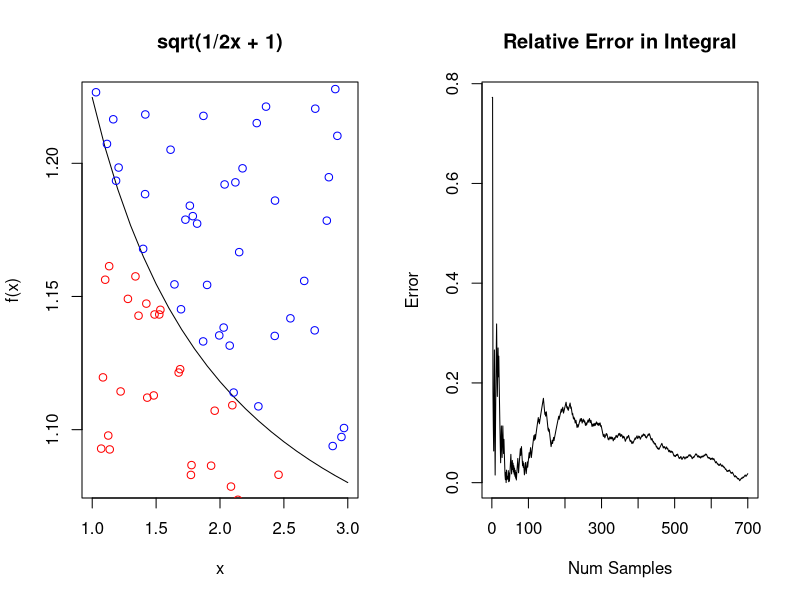
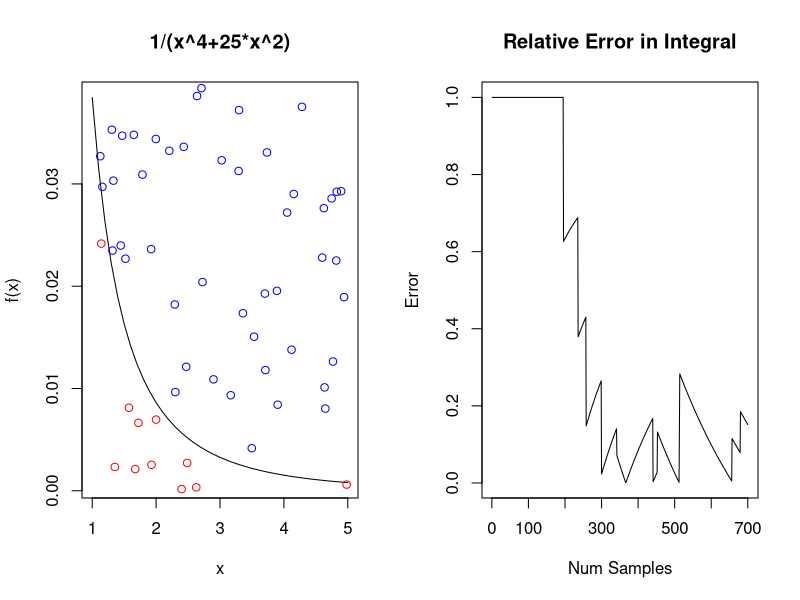
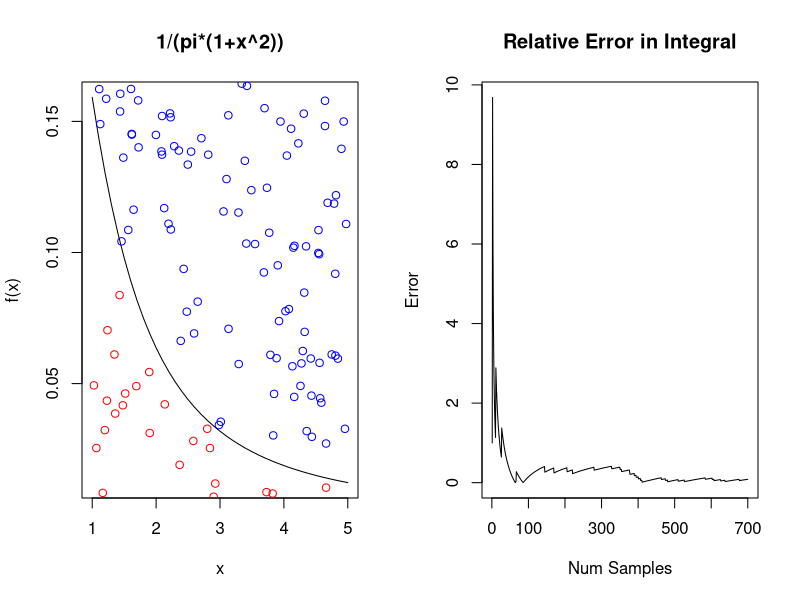

R code for these plots, in order:
#question1 ################################################################
#Monte Carlo Integration 1-Dimension

#Goal: Write a Monte Carlo integrator for a 1D Function
#      (1) Calculus (By Hand)
#      (2) Numerical Integration (R Tools)
#      (3) Monte Carlo Integration

#Function Under Consideration:
#f(x) = sqrt(1/(2*x) + 1)
#Interval: 1 to 3

integrand <- function(x) {sqrt(1/(2*x) + 1)} #<-- Will change based on function

minX = 1;
maxX = 3;


minY = 0;
maxY = 2;

# Set minY and maxY to the min max values of the integrand
#samples = integrand(seq(minX,maxX,0.0001));
#minY = min(samples);
#maxY = max(samples);
#areaUnderMinY = max(0, minY) * (maxX - minX);

#####################
# Plot the Function #
#####################

par(mfrow=c(1,2))    # set the plotting area into a 1*2 array
x <- seq(minX,maxX,0.1)
plot(x, integrand(x),type = 'l',
     col='black',main="sqrt(1/2x + 1)",ylab="f(x)")


#############################
# (2) Numerical Integration #
#############################

soln = integrate(integrand, lower = minX, upper = maxX)
numericalIntegral = soln$value;
cat("Numerical Integration", "\t\t= ",numericalIntegral,"\n")

##############################
# (3) Monte Carlo Integrator #
##############################

maxSamples = 700;

xVals=runif(maxSamples,minX,maxX);
yVals=runif(maxSamples,minY,maxY);

runningIntegral = rep(0,maxSamples);

boxArea = (maxX - minX)*(maxY - minY);

numPointsUnderCurve = 0;
for (j in seq(from=1,to=maxSamples,by=1))
{
  if(yVals[j] < integrand(xVals[j])){
    numPointsUnderCurve = numPointsUnderCurve +1;
    points(xVals[j],yVals[j],col='red')
  }
  else{ 
    points(xVals[j],yVals[j],col='blue')
  }
  runningIntegral[j] =  (numPointsUnderCurve/j)*boxArea #+ areaUnderMinY;
}

plot(seq(1,maxSamples,1),abs(runningIntegral-numericalIntegral)/numericalIntegral,
     type = 'l',col='black',
     main="Relative Error in Integral",ylab="Error",
     xlab="Num Samples")

monteCarloIntegral = (numPointsUnderCurve/maxSamples)*boxArea #+ areaUnderMinY;

cat("Monte Carlo Integration", "\t= ",monteCarloIntegral,"\n")


#question2 ################################################################
#Monte Carlo Integration 1-Dimension

#Goal: Write a Monte Carlo integrator for a 1D Function
#      (1) Calculus (By Hand)
#      (2) Numerical Integration (R Tools)
#      (3) Monte Carlo Integration

#Function Under Consideration:
#f(x) = 1 / (x^4 + 25 * x^2)
#Interval: 1 to 5

integrand <- function(x) {1 / (x^4 + 25 * x^2)} #<-- Will change based on function

minX = 1;
maxX = 5;

minY = 0;
maxY = 0.5;

# Set minY and maxY to the min max values of the integrand
#samples = integrand(seq(minX,maxX,0.0001));
#minY = min(samples);
#maxY = max(samples);
#areaUnderMinY = max(0, minY) * (maxX - minX);

#####################
# Plot the Function #
#####################

par(mfrow=c(1,2))    # set the plotting area into a 1*2 array
x <- seq(minX,maxX,0.1)
plot(x, integrand(x),type = 'l',
     col='black',main="1/(x^4+25*x^2)",ylab="f(x)")


#############################
# (2) Numerical Integration #
#############################

soln = integrate(integrand, lower = minX, upper = maxX)
numericalIntegral = soln$value;
cat("Numerical Integration", "\t\t= ",numericalIntegral,"\n")

##############################
# (3) Monte Carlo Integrator #
##############################

maxSamples = 700;

xVals=runif(maxSamples,minX,maxX);
yVals=runif(maxSamples,minY,maxY);

runningIntegral = rep(0,maxSamples);

boxArea = (maxX - minX)*(maxY - minY);

numPointsUnderCurve = 0;
for (j in seq(from=1,to=maxSamples,by=1))
{
  if(yVals[j] < integrand(xVals[j])){
    numPointsUnderCurve = numPointsUnderCurve +1;
    points(xVals[j],yVals[j],col='red')
  }
  else{ 
    points(xVals[j],yVals[j],col='blue')
  }
  runningIntegral[j] =  (numPointsUnderCurve/j)*boxArea #+ areaUnderMinY;
}

plot(seq(1,maxSamples,1),abs(runningIntegral-numericalIntegral)/numericalIntegral,
     type = 'l',col='black',
     main="Relative Error in Integral",ylab="Error",
     xlab="Num Samples")

monteCarloIntegral = (numPointsUnderCurve/maxSamples)*boxArea #+ areaUnderMinY;

cat("Monte Carlo Integration", "\t= ",monteCarloIntegral,"\n")





#question3 ################################################################
#Monte Carlo Integration 1-Dimension

#Goal: Write a Monte Carlo integrator for a 1D Function
#      (1) Calculus (By Hand)
#      (2) Numerical Integration (R Tools)
#      (3) Monte Carlo Integration

#Function Under Consideration:
#f(x) = 1 / (pi * (1 + x^2))
#Interval: 1 to 5

integrand <- function(x) {1 / (pi * (1 + x^2))} #<-- Will change based on function

minX = 1;
maxX = 5;

minY = 0;
maxY = 1;

# Set minY and maxY to the min max values of the integrand
#samples = integrand(seq(minX,maxX,0.0001));
#minY = min(samples);
#maxY = max(samples);
#areaUnderMinY = max(0, minY) * (maxX - minX);

#####################
# Plot the Function #
#####################

par(mfrow=c(1,2))    # set the plotting area into a 1*2 array
x <- seq(minX,maxX,0.1)
plot(x, integrand(x),type = 'l',
     col='black',main="1/(pi*(1+x^2))",ylab="f(x)")


#############################
# (2) Numerical Integration #
#############################

soln = integrate(integrand, lower = minX, upper = maxX)
numericalIntegral = soln$value;
cat("Numerical Integration", "\t\t= ",numericalIntegral,"\n")

##############################
# (3) Monte Carlo Integrator #
##############################

maxSamples = 700;

xVals=runif(maxSamples,minX,maxX);
yVals=runif(maxSamples,minY,maxY);

runningIntegral = rep(0,maxSamples);

boxArea = (maxX - minX)*(maxY - minY);

numPointsUnderCurve = 0;
for (j in seq(from=1,to=maxSamples,by=1))
{
  if(yVals[j] < integrand(xVals[j])){
    numPointsUnderCurve = numPointsUnderCurve +1;
    points(xVals[j],yVals[j],col='red')
  }
  else{ 
    points(xVals[j],yVals[j],col='blue')
  }
  runningIntegral[j] =  (numPointsUnderCurve/j)*boxArea #+ areaUnderMinY;
}

plot(seq(1,maxSamples,1),abs(runningIntegral-numericalIntegral)/numericalIntegral,
     type = 'l',col='black',
     main="Relative Error in Integral",ylab="Error",
     xlab="Num Samples")

monteCarloIntegral = (numPointsUnderCurve/maxSamples)*boxArea #+ areaUnderMinY;

cat("Monte Carlo Integration", "\t= ",monteCarloIntegral,"\n")
